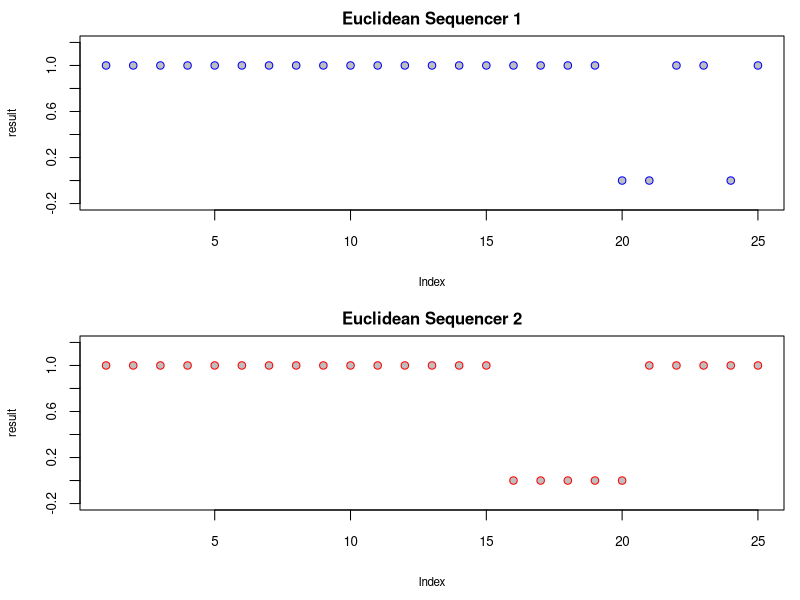
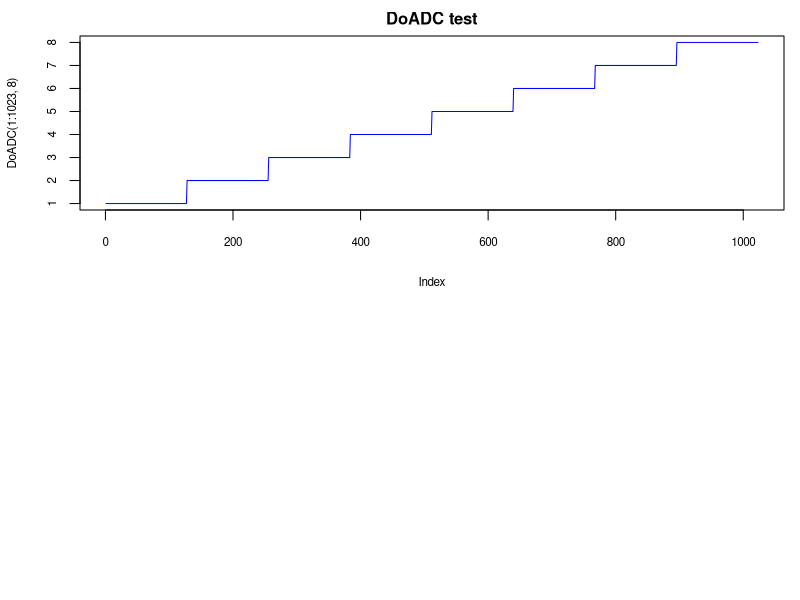
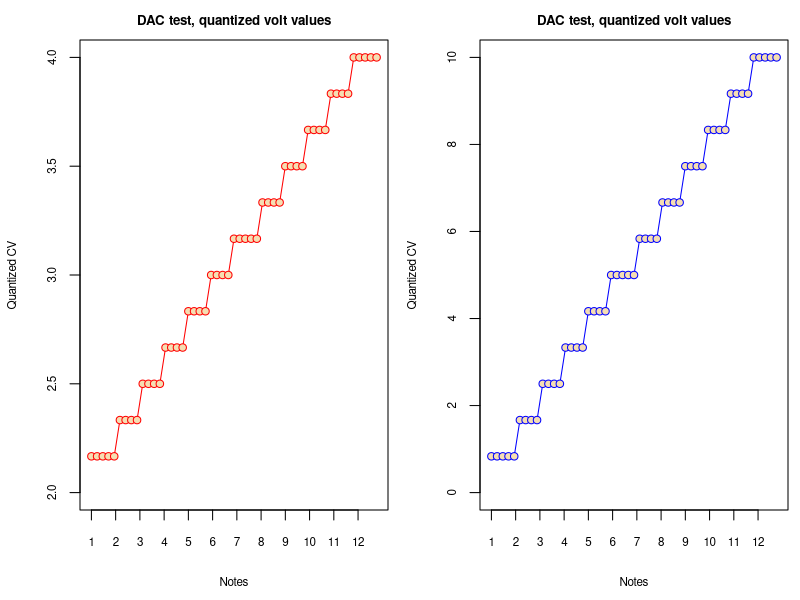
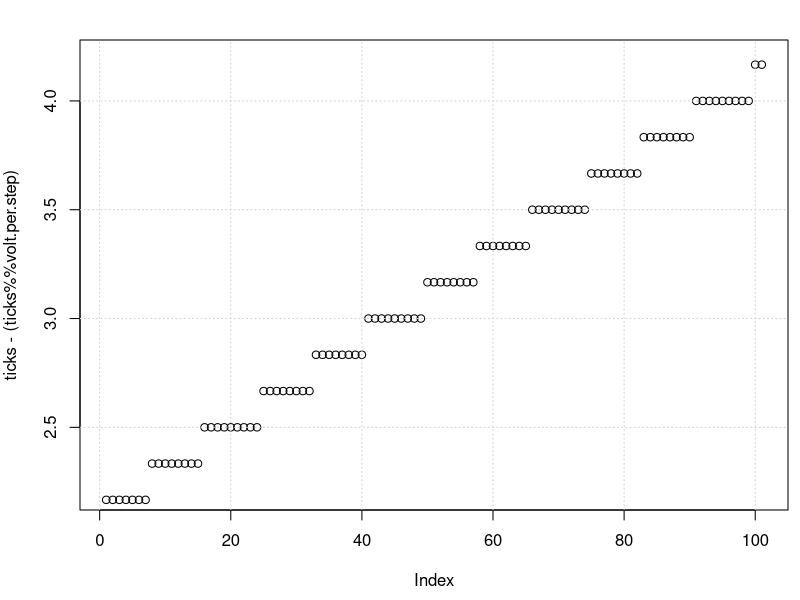

Reproduce these figures in R, in order. (Note: this script raises an error after producing the figures.)
# BuchlaSequencer functions
# -------------------------

# Idea: Euclidean sequencer??
# http://createdigitalmusic.com/2011/03/circles-and-euclidian-rhythms-off-the-grid-a-few-music-makers-that-go-round-and-round/
# http://www.hisschemoller.com/2011/euclidean-rhythms/
# http://cgm.cs.mcgill.ca/~godfried/publications/banff.pdf
# See also: Bjorklund's algorithm (see Python code (not mine) bjorklund.py)
# http://blog.fader.co.uk/post/11519018856/bjorklund-algorithm-and-euclidean-rhythms
# http://brianhouse.net/files/bjorklund.txt

# CV in for sequncer start step
result <- numeric(0)

Euclid <- function(m, k) {
  temp <- c(rep(1, m), rep(0, k))
  result <<- c(result, temp)
  if (k == 0) return
  else Euclid(k, (m %% k))
}

op <- par()
par(mfrow=c(2,1))
par(mar=c(4.5,4,1.8,.8))
result <- numeric(0)
m <- 20
k <- 8
#Euclid(8,3)
Euclid(sample(m, 1), sample(k, 1))
plot(result, col="blue", main="Euclidean Sequencer 1", pch=21, bg="gray", ylim=c(-.2, 1.2), cex.lab=.7,
     cex.main=1, cex.axis=.8)
result <- numeric(0)
#Euclid(8,5)
Euclid(sample(m, 1), sample(k, 1))
plot(result, col="red", main="Euclidean Sequencer 2", pch=21, bg="gray", ylim=c(-.2, 1.2), cex.lab=.7,
     cex.main=1, cex.axis=.8)
par <- op

GetTimeRange <- function() {
  # (marf_man_12:) Each stage has an initial period of 2 to 30 seconds as established by the slide pots <3.1.2>.
  # Each interval time can be divided by: 
  #   10:   A .2 to 3 second command
  #   10^2: A .02 to .3 second command
  #   10^3: A .002 to .03 second command
  timerange <- list()
  org.timerange <- c(2, 30)
  timerange[[1]] <- org.timerange
  timerange[[2]] <- org.timerange / 10   # 0.2 3
  timerange[[3]] <- org.timerange / 10^2 # 0.02 0.3
  timerange[[4]] <- org.timerange / 10^3 # 0.002 0.03
  
  return (timerange)
}

GetStartStep <- function(ref_voltage, max_step) {
  resolution <- .0025
  
  # Do x-axis labels horizontal if max_step < N, otherwise vertical
  direction <- ifelse(max_step <= 10, 1, 2)

  plot(ceiling(seq(0, ref_voltage, resolution) * (max_step / ref_voltage)), type = "l", col="blue", ylab="Steps",
       xlab="CV in", cex.lab=.8, cex.main=1, cex.axis=.7, lwd=2, ljoin=1, lmitre=2, main="CV start step handling", xaxt="n")

  lines((seq(0, ref_voltage, resolution) * (max_step / ref_voltage)), type = "l", lwd=1, lty=2, col="cyan")
  
  axis(side=1, at=seq(0, round(ref_voltage / resolution), length.out=(max_step + 1)),
       cex.axis=.7, las=direction, labels=round(seq(0, ref_voltage, length.out=max_step + 1), 1))
}

GetQuantizedVoltValue <- function(cont.volt.value, min.voltage=0, max.voltage=10, notes=12) {
  volt.per.step <- (max.voltage - min.voltage) / notes
  quantized <- (cont.volt.value - (cont.volt.value %% volt.per.step)) + volt.per.step
  if (quantized > max.voltage)
    quantized <- max.voltage
  if (quantized < min.voltage)
    quantized <- min.voltage
  
  return (quantized)
}

DoADC <- function(ADC_result, max_step) {
  REF_VOLTAGE <- 5.0
  DAC_10_BIT <- 1023
  
  f_result = REF_VOLTAGE * (ADC_result / DAC_10_BIT)
  #old_result = result
  
  portb_pin = ceiling(f_result * (max_step / REF_VOLTAGE))
  
  # Plot the result:
  # plot(ceil(seq(0, REF_VOLTAGE, .005) * (MAX_STEP / REF_VOLTAGE)), type = "l", col="blue")
  
  #if (portb_pin < 1) {
  #  portb_pin <- 1
  #}
  
  #return (bitwShiftL(1, portb_pin)) # Set the correct pin LED  
  return (portb_pin) # Set the correct pin LED  
}

CreateSlope <- function(stages=16, steady.time=F) {
  if (stages > 50 | stages < 1)
    return()
  
  op <- par()
  par(mar=c(5,4.5,2,1))
  
  n <- stages
  max.cv <- 10
  min.stage.time <- 20 # NOTE: min.stage.time set higher for minimum plot tick distance
  max.stage.time <- 120
  cv <- c(sample(seq(0.1, max.cv, by=.2), n, replace=F))
  stages.toogle.slope.status <- rep(0, n)
  
  if (steady.time == F) {
    probs <- (seq(-((max.stage.time - min.stage.time) / 2),
                  (max.stage.time - min.stage.time) / 2))^6
    probs <- Normalize(min(probs), max(probs), 0.1, 0.9, probs)
    times <- sample(min.stage.time:max.stage.time, n, replace=T,
                    prob=probs) # NOTE: Probs array for forced skew
  } else {
    times <- rep(max.stage.time / 2, n)
  }
  
  tick.pos <- integer(0)
  cv.array <- integer(0)
  cv.slope <- numeric(0)
  total.counter <- 0
  
  for (counter in 1:(length(cv))) {
    #if (counter < length(cv)) {
    #  cv.interval <- ((cv[counter] - cv[counter + 1]) * -1) / times[counter]
    #} else {
    #  cv.interval <- ((cv[counter] - cv[1]) * -1) / times[counter]
    #}
    if (counter > 1) {
      cv.interval <- ((cv[counter - 1] - cv[counter]) * -1) / times[counter]
    } else {
      cv.interval <- ((cv[length(cv)] - cv[counter]) * -1) / times[counter]
    }
    
    tick.pos[counter] <- total.counter + 1
    
    for (slope.counter in (1:times[counter])) {
      #cv.slope[total.counter] <- cv[counter] + (cv.interval * slope.counter)
      cv.slope[total.counter] <- ifelse(counter > 1, cv[counter - 1], cv[length(cv)]) +
        (cv.interval * slope.counter)
      cv.array[total.counter] <- cv[counter]
      total.counter <- total.counter + 1
    }
  }
  
  #plot(cv.array, col="lightgray", type="l", lwd=2, main="CV Slope Test", ylab="CV", xlab="Stages",
  #     cex.lab=.8, cex.axis=.7, cex.main=.8, xaxt="n")
  #axis(side=1, at=tick.pos, labels=1:length(cv), cex.axis=.5, las=2)
  
  #lines(cv.slope, col="red")
  
  df <- data.frame(x=1:length(cv.array), cv=cv.array, cv.slope=cv.slope)
  
  g <- ggplot(data=df) + geom_line(aes(x=x, y=cv), size=1.8, colour="LightGray") +
    geom_line(aes(x=x, y=cv.slope), size=.8, colour="Red") + theme_bw() + 
    scale_x_discrete(breaks=tick.pos, labels=1:length(cv)) +
    ggtitle("CV Slope Test") + xlab("Stages") + ylab("CV") +
    theme(axis.text.x=element_text(angle=90, size=8, vjust=0.5, hjust=1)) +
    theme(plot.background = element_rect(fill=rgb(.95,.97,.96), colour='black'))
  
  g
  #par <- op
  #return (df)
}

plot(DoADC(1:1023, 8), type="l", col="blue", cex.main=1, cex.lab=.7, cex.axis=.7, main="DoADC test")

par(mfrow=c(1,2))
par(mar=c(4.5,4,2,.6))
resolution <- 50
notes <- 12
min.voltage <- 2
max.voltage <- 4
volt <- numeric(0)
ticks <- seq(min.voltage, max.voltage, by=(max.voltage - min.voltage) / resolution)
xtick <- length(ticks) / notes
for (counter in ticks)
  volt <- c(volt, GetQuantizedVoltValue(counter, min.voltage, max.voltage))
plot(volt, type="o", bg="wheat", col="red", cex.main=.8, cex.lab=.7, cex.axis=.7, pch=21,
     main="DAC test, quantized volt values", xlab="Notes", ylab="Quantized CV",
     ylim=c(min.voltage, max.voltage), xaxt="n")
axis(side=1, at=seq(1, length(ticks), by=xtick), labels=1:notes, cex.axis=.7)

min.voltage <- 0
max.voltage <- 10
volt <- numeric(0)
ticks <- seq(min.voltage, max.voltage, by=(max.voltage - min.voltage) / resolution)
xtick <- length(ticks) / notes
for (counter in ticks)
  volt <- c(volt, GetQuantizedVoltValue(counter, min.voltage, max.voltage))
plot(volt, type="o", bg="wheat", col="blue", cex.main=.8, cex.lab=.7, cex.axis=.7, pch=21,
     main="DAC test, quantized volt values", xlab="Notes", ylab="Quantized CV",
     ylim=c(min.voltage, max.voltage), xaxt="n")
axis(side=1, at=seq(1, length(ticks), by=xtick), labels=1:notes, cex.axis=.7)
par(mfrow=c(1,1))

GetStartStep2 <- function(min.voltage, max.voltage, notes) {
  if (min.voltage >= max.voltage)
    return ("Min voltage must be smaller than max voltage.")
  
  resolution <- 100
  volt <- numeric(0)
  ticks <- seq(min.voltage, max.voltage, by=(max.voltage - min.voltage) / resolution)
  xtick <- length(ticks) / notes
  
  for (counter in ticks)
    volt <- c(volt, GetQuantizedVoltValue(counter, min.voltage, max.voltage, notes))
  
  plot(volt, type="o", bg="wheat", col="blue", cex.main=.8, cex.lab=.7, cex.axis=.7, pch=21,
       main="DAC test, quantized volt values", xlab="Notes", ylab="Quantized CV",
       ylim=c(min.voltage, max.voltage), xaxt="n")
  axis(side=1, at=seq(1, length(ticks), by=xtick), labels=1:notes, cex.axis=.7)
}


notes <- 12
min.volt <- 2.2
max.volt <- 4.2
volt.per.step <- (max.volt - min.volt) / notes
interval <- (max.volt - min.volt) / 100
ticks <- seq(min.volt, max.volt, by=interval)
plot(ticks - (ticks %% volt.per.step), ylim=c(min.volt, max.volt))
grid()

# ------------------------------------------------------------------------------------------------------
# Get limited voltage range
DAC_10BIT <- 1023
MAX_VOLT <- 10
RANGE_0_2 <- 0
RANGE_2_4 <- 1
RANGE_4_6 <- 2
RANGE_6_8 <- 3
RANGE_8_10 <- 4

cur_volt <- 0:10
range <- RANGE_0_2
result <- Normalize(0, MAX_VOLT, range * 2, (range * 2) + 2, cur_volt) 
result
dac_out <- ceiling(DAC_10BIT * (result / (MAX_VOLT)))
plot(dac_out, col="blue", type="o")

# ------------------------------------------------------------------------------------------------------
# Start step and steps
manipulate(
  GetStartStep2(min.voltage, max.voltage, notes),
  min.voltage=slider(min=0, max=14, initial=0, step=1, label="Min voltage"),
  max.voltage=slider(min=1, max=15, initial=10, step=1, label="Max voltage"),
  notes=slider(min=1, max=32, initial=12, label="Max notes")
)
manipulate(
  GetStartStep(ref_voltage, max_step),
  ref_voltage=slider(min=1, max=15, initial=5, step=.5, label="VREF+ voltage"),
  max_step=slider(min=1, max=32, initial=8, label="Max steps in sequence")
  )
# MARF 248 stages
manipulate(
  CreateSlope(stages, steady.time),
  stages=slider(min=2, max=40, initial=16, step=1, label="Stages"),
  steady.time=checkbox(initial=F, label="Regular time intervals")
)
